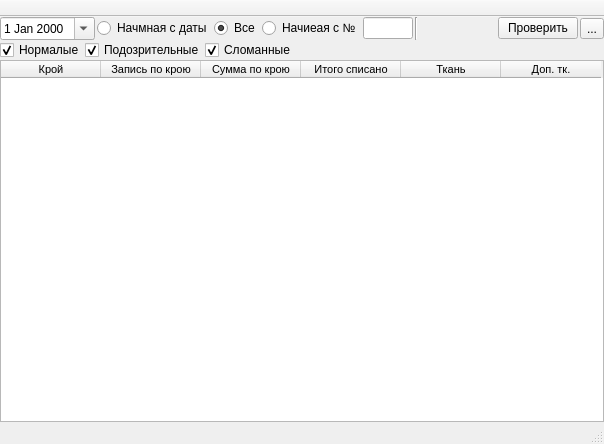
<?xml version="1.0" encoding="UTF-8"?>
<ui version="4.0">
 <class>MainWindow</class>
 <widget class="QMainWindow" name="MainWindow">
  <property name="geometry">
   <rect>
    <x>0</x>
    <y>0</y>
    <width>604</width>
    <height>444</height>
   </rect>
  </property>
  <property name="windowTitle">
   <string>Проверка складов ткани</string>
  </property>
  <widget class="QWidget" name="centralwidget">
   <layout class="QGridLayout" name="gridLayout_2">
    <property name="leftMargin">
     <number>0</number>
    </property>
    <property name="topMargin">
     <number>0</number>
    </property>
    <property name="rightMargin">
     <number>0</number>
    </property>
    <property name="bottomMargin">
     <number>0</number>
    </property>
    <property name="spacing">
     <number>0</number>
    </property>
    <item row="0" column="0">
     <layout class="QGridLayout" name="gridLayout">
      <property name="spacing">
       <number>2</number>
      </property>
      <item row="0" column="0">
       <widget class="QDateEdit" name="de_date_from">
        <property name="calendarPopup">
         <bool>true</bool>
        </property>
       </widget>
      </item>
      <item row="0" column="4">
       <widget class="QLineEdit" name="le_cut_num">
        <property name="maximumSize">
         <size>
          <width>50</width>
          <height>16777215</height>
         </size>
        </property>
       </widget>
      </item>
      <item row="0" column="1">
       <widget class="QRadioButton" name="rb_filter_date">
        <property name="text">
         <string>Начмная с даты</string>
        </property>
       </widget>
      </item>
      <item row="0" column="6">
       <spacer name="horizontalSpacer">
        <property name="orientation">
         <enum>Qt::Horizontal</enum>
        </property>
        <property name="sizeHint" stdset="0">
         <size>
          <width>40</width>
          <height>20</height>
         </size>
        </property>
       </spacer>
      </item>
      <item row="0" column="7">
       <widget class="QPushButton" name="pushButton">
        <property name="text">
         <string>Проверить</string>
        </property>
       </widget>
      </item>
      <item row="0" column="3">
       <widget class="QRadioButton" name="rb_filter_num">
        <property name="text">
         <string>Начиеая с №</string>
        </property>
       </widget>
      </item>
      <item row="0" column="5">
       <widget class="Line" name="line">
        <property name="orientation">
         <enum>Qt::Vertical</enum>
        </property>
       </widget>
      </item>
      <item row="0" column="2">
       <widget class="QRadioButton" name="rb_filter_no">
        <property name="text">
         <string>Все</string>
        </property>
        <property name="checked">
         <bool>true</bool>
        </property>
       </widget>
      </item>
      <item row="0" column="8">
       <widget class="QToolButton" name="toolButton">
        <property name="text">
         <string>...</string>
        </property>
       </widget>
      </item>
     </layout>
    </item>
    <item row="2" column="0">
     <widget class="QTableWidget" name="tableWidget">
      <property name="font">
       <font>
        <family>Tahoma</family>
        <pointsize>8</pointsize>
       </font>
      </property>
      <property name="editTriggers">
       <set>QAbstractItemView::NoEditTriggers</set>
      </property>
      <property name="selectionBehavior">
       <enum>QAbstractItemView::SelectRows</enum>
      </property>
      <property name="sortingEnabled">
       <bool>true</bool>
      </property>
      <attribute name="verticalHeaderVisible">
       <bool>false</bool>
      </attribute>
      <attribute name="verticalHeaderDefaultSectionSize">
       <number>20</number>
      </attribute>
      <attribute name="verticalHeaderMinimumSectionSize">
       <number>18</number>
      </attribute>
      <column>
       <property name="text">
        <string>Крой</string>
       </property>
      </column>
      <column>
       <property name="text">
        <string>Запись по крою</string>
       </property>
      </column>
      <column>
       <property name="text">
        <string>Сумма по крою</string>
       </property>
      </column>
      <column>
       <property name="text">
        <string>Итого списано</string>
       </property>
      </column>
      <column>
       <property name="text">
        <string>Ткань</string>
       </property>
      </column>
      <column>
       <property name="text">
        <string>Доп. тк.</string>
       </property>
      </column>
     </widget>
    </item>
    <item row="1" column="0">
     <layout class="QHBoxLayout" name="horizontalLayout_2">
      <property name="spacing">
       <number>0</number>
      </property>
      <item>
       <widget class="QCheckBox" name="cb_good">
        <property name="text">
         <string>Нормалые</string>
        </property>
        <property name="checked">
         <bool>true</bool>
        </property>
       </widget>
      </item>
      <item>
       <widget class="QCheckBox" name="cb_waring">
        <property name="text">
         <string>Подозрительные</string>
        </property>
        <property name="checked">
         <bool>true</bool>
        </property>
       </widget>
      </item>
      <item>
       <widget class="QCheckBox" name="cb_error">
        <property name="text">
         <string>Сломанные</string>
        </property>
        <property name="checked">
         <bool>true</bool>
        </property>
       </widget>
      </item>
      <item>
       <spacer name="horizontalSpacer_2">
        <property name="orientation">
         <enum>Qt::Horizontal</enum>
        </property>
        <property name="sizeHint" stdset="0">
         <size>
          <width>40</width>
          <height>20</height>
         </size>
        </property>
       </spacer>
      </item>
     </layout>
    </item>
   </layout>
  </widget>
  <widget class="QStatusBar" name="statusBar"/>
  <widget class="QToolBar" name="toolBar">
   <property name="windowTitle">
    <string>toolBar</string>
   </property>
   <property name="movable">
    <bool>false</bool>
   </property>
   <attribute name="toolBarArea">
    <enum>TopToolBarArea</enum>
   </attribute>
   <attribute name="toolBarBreak">
    <bool>false</bool>
   </attribute>
  </widget>
 </widget>
 <resources/>
 <connections>
  <connection>
   <sender>pushButton</sender>
   <signal>clicked()</signal>
   <receiver>MainWindow</receiver>
   <slot>ui_test()</slot>
   <hints>
    <hint type="sourcelabel">
     <x>487</x>
     <y>21</y>
    </hint>
    <hint type="destinationlabel">
     <x>478</x>
     <y>0</y>
    </hint>
   </hints>
  </connection>
  <connection>
   <sender>toolButton</sender>
   <signal>clicked()</signal>
   <receiver>MainWindow</receiver>
   <slot>ui_view_transaction()</slot>
   <hints>
    <hint type="sourcelabel">
     <x>577</x>
     <y>22</y>
    </hint>
    <hint type="destinationlabel">
     <x>582</x>
     <y>22</y>
    </hint>
   </hints>
  </connection>
  <connection>
   <sender>tableWidget</sender>
   <signal>cellDoubleClicked(int,int)</signal>
   <receiver>MainWindow</receiver>
   <slot>ui_select_cut()</slot>
   <hints>
    <hint type="sourcelabel">
     <x>539</x>
     <y>201</y>
    </hint>
    <hint type="destinationlabel">
     <x>582</x>
     <y>208</y>
    </hint>
   </hints>
  </connection>
  <connection>
   <sender>cb_good</sender>
   <signal>clicked()</signal>
   <receiver>MainWindow</receiver>
   <slot>ui_filter_table()</slot>
   <hints>
    <hint type="sourcelabel">
     <x>15</x>
     <y>50</y>
    </hint>
    <hint type="destinationlabel">
     <x>60</x>
     <y>-75</y>
    </hint>
   </hints>
  </connection>
  <connection>
   <sender>cb_waring</sender>
   <signal>clicked()</signal>
   <receiver>MainWindow</receiver>
   <slot>ui_filter_table()</slot>
   <hints>
    <hint type="sourcelabel">
     <x>126</x>
     <y>46</y>
    </hint>
    <hint type="destinationlabel">
     <x>138</x>
     <y>-100</y>
    </hint>
   </hints>
  </connection>
  <connection>
   <sender>cb_error</sender>
   <signal>clicked()</signal>
   <receiver>MainWindow</receiver>
   <slot>ui_filter_table()</slot>
   <hints>
    <hint type="sourcelabel">
     <x>218</x>
     <y>44</y>
    </hint>
    <hint type="destinationlabel">
     <x>245</x>
     <y>-108</y>
    </hint>
   </hints>
  </connection>
 </connections>
 <slots>
  <slot>ui_test()</slot>
  <slot>ui_view_transaction()</slot>
  <slot>ui_select_cut()</slot>
  <slot>ui_filter_table()</slot>
 </slots>
</ui>
